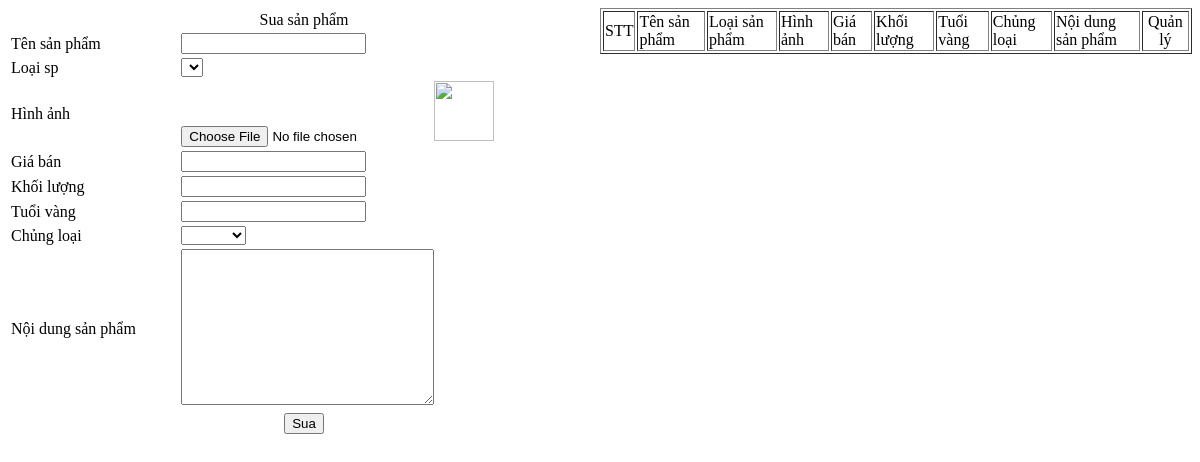
Page /admin/module/sanpham/sua.php on the earlier database version.
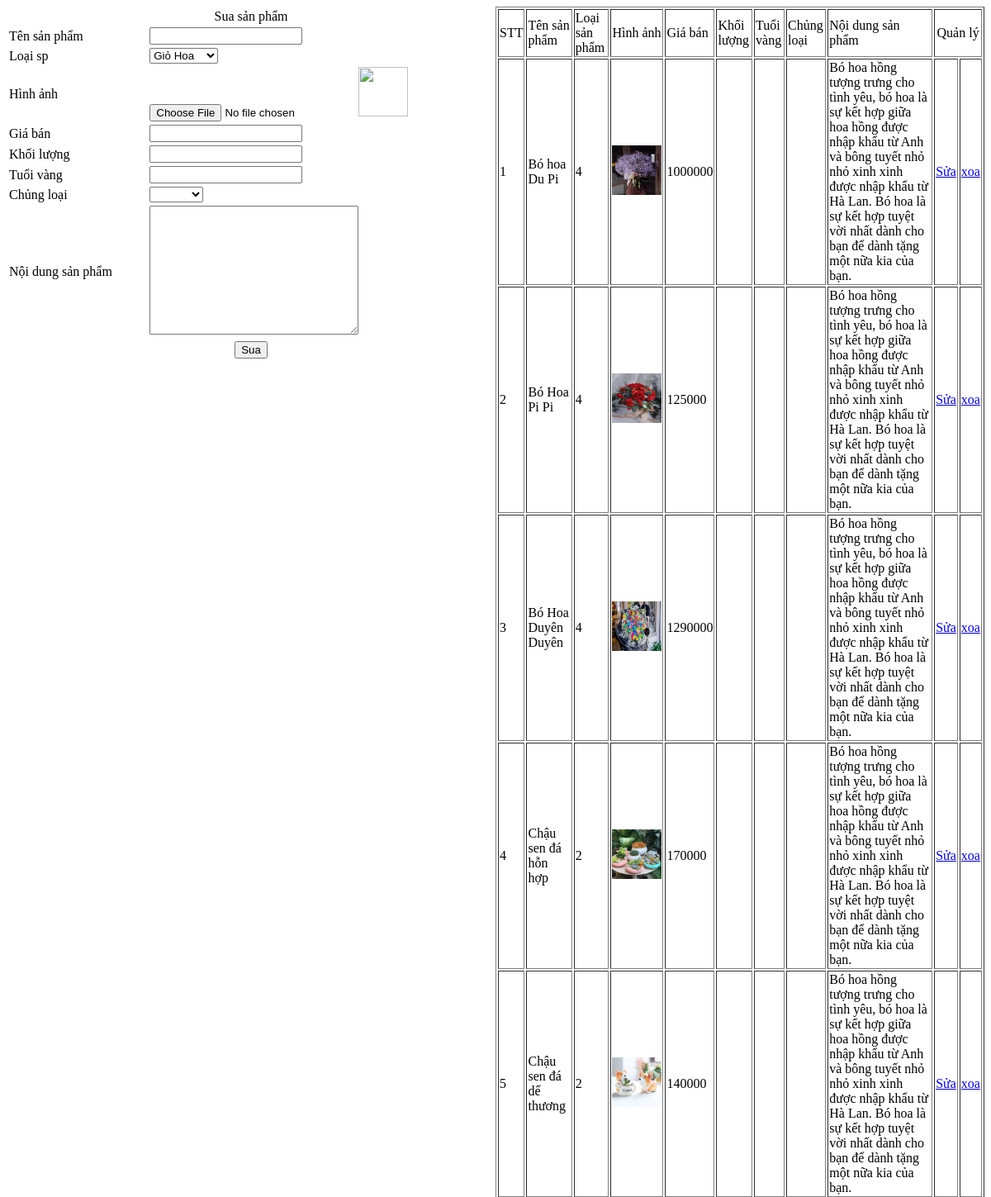
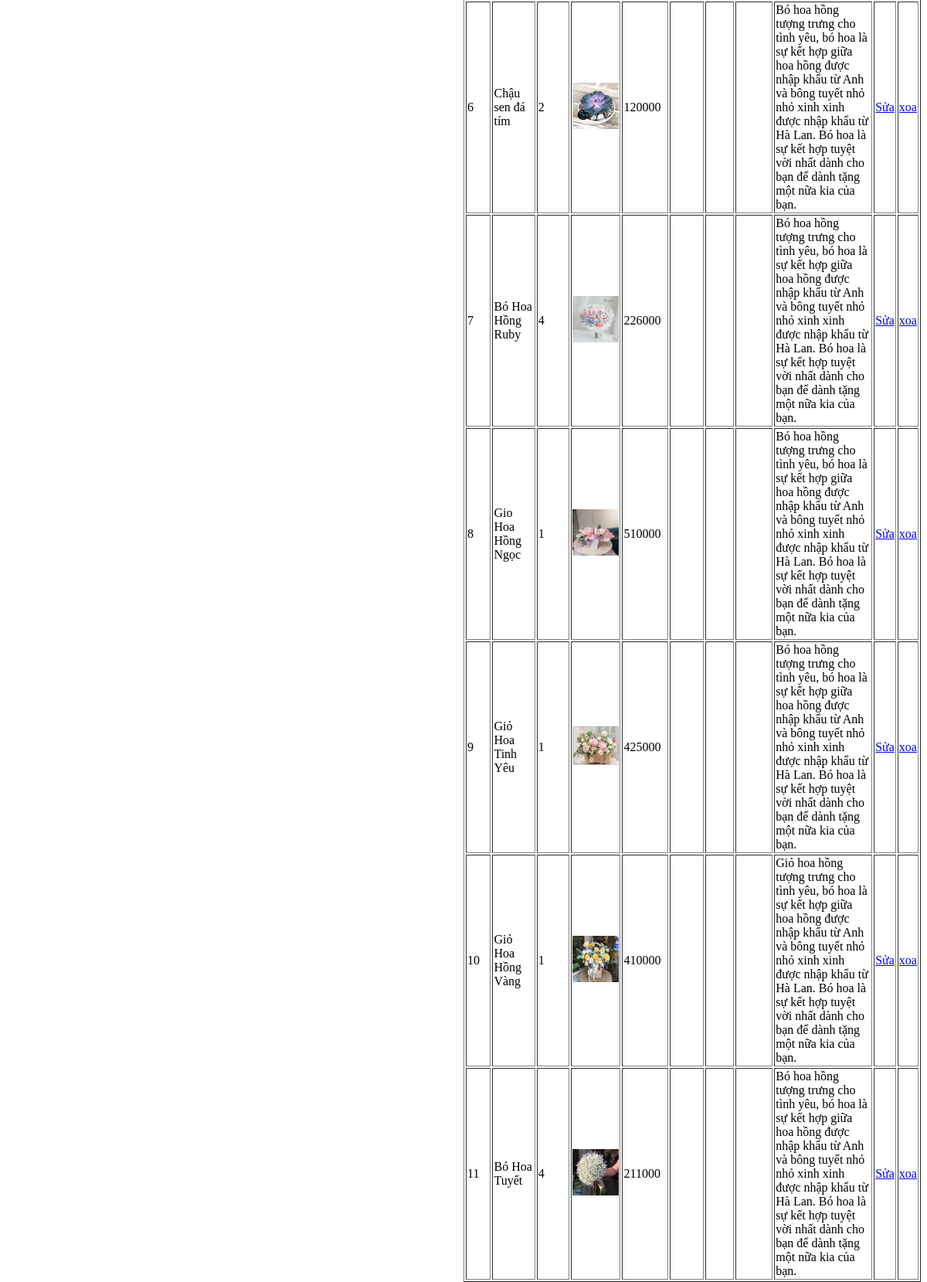
Same page on the later database version (2 pictures, top to bottom).
### tables this page shows
CREATE TABLE `sanpham` (
  `idsp` int(11) NOT NULL,
  `tensp` varchar(256) NOT NULL,
  `hinhanh` varchar(256) NOT NULL,
  `idloaisp` int(11) NOT NULL,
  `gia` int(11) NOT NULL,
  `noidung` varchar(256) NOT NULL
);

### admin/module/sanpham/sua.php (the view, shortened to what this page needs)
<!doctype html>
<html>
<head>
<?php
    $servername = "localhost";
	$username = "root";
	$password = "";
	$dbname = "new";
	$conn = mysqli_connect($servername, $username, $password, $dbname);
	@$id = (int)$_GET['id'];
	$sql="select * from sanpham where idsp='$id'";
	$run=mysqli_query($conn, $sql);
	$row=mysqli_fetch_array($run);
?>
<form action="module/sanpham/xuli.php?id=<?php echo $row['idsp']?>" method="post" enctype="multipart/form-data">
<table width="50%" align="left" padding="5px">
	<tr>
		<td colspan="2"><div align="center">Sua sản phẩm</div></td>
	</tr>
	<tr>
		<td>Tên sản phẩm</td>
		<td><input type="text" name="tensp" value="<?php echo $row['tensp']?>"></td>
	</tr>
	<?php
			$sql_loaisp="select * from loaisp";
			$run_loaisp=mysqli_query($conn, $sql_loaisp);
	?>
		<tr>
			<td>Loại sp</td>
			<td><Select name="loaisp">
			<?php
			while($dong_loaisp=mysqli_fetch_array($run_loaisp)){
				if($dong['idloaisp'] == $dong_loaisp['idloaisp']){
				?>
				<Option selected="selected" value="<?php echo $dong_loaisp['idloaisp'] ?>" ><?php echo $dong_loaisp['tenloaisp'] ?></Option>
				<?php
			}else{
			?>
				<Option value="<?php echo $dong_loaisp['idloaisp'] ?>"><?php echo $dong_loaisp['tenloaisp'] ?></Option>
				<?php
			}
			}
			?>
			</select></td>
		</tr>
		<td>Hình ảnh</td>
		<td><input type="file" name="hinhanh"><img src="module/sanpham/img/<?php echo $row['hinhanh'] ?>" width="60" height="60" /></td>
	<tr>
		<td>Giá bán</td>
		<td><input type="text" name="giadexuat" value="<?php echo $row['gia']?>"></td>
	</tr>
		<tr>
		<td>Khối lượng</td>
		<td><input type="text" name="khoiluong" value="<?php echo $row['khoiluong']?>"></td>
	</tr>
		<tr>
		<td>Tuổi vàng</td>
		<td><input type="text" name="tuoivang" value="<?php echo $row['tuoivang']?>"></td>
	</tr>
	<tr>
			<td>Chủng loại</td>
			<td><Select name="chungloaisp">
				<option><?php echo $row['chungloai'];?></option>
				<option>Nam</option>
			</select></td>
		</tr>
	<tr>
		<td>Nội dung sản phẩm</td>
		<td><textarea name="mota" cols="29" rows="10"><?php echo $row['noidung']?></textarea></td>
	</tr>
	<tr>
		<td colspan="2">
			<div align="center">
				<input type="submit" name="sua" id="sua" value="Sua">
			</div>
		</td>
	</tr>
</table>
</form>
</head>
<body>
</body>
</html>
<?php
$servername = "localhost";
$username = "root";
$password = "";
$dbname = "new";
$conn = mysqli_connect($servername, $username, $password, $dbname);
$sql="select * from sanpham order by idsp desc";
$run = mysqli_query($conn,$sql);
?>
 <table width="50%" border="1" align="right">
	<tr>
		<td>STT</td>
		<td>Tên sản phẩm</td>
		<td>Loại sản phẩm</td>
		<td>Hình ảnh</td>
		<td>Giá bán</td>
		<td>Khối lượng</td>
		<td>Tuổi vàng</td>
		<td>Chủng loại</td>
		<td>Nội dung sản phẩm</td>
		<td colspan="2" align="center">Quản lý</td>
	</tr>
	<?php
		$i=1;
		while($dong= mysqli_fetch_array($run)) {
	?>
	<tr>
		<td><?php echo $i; ?></td>
		<td><?php echo $dong['tensp']; ?></td>
		<td><?php echo $dong['idloaisp']; ?></td>
		<td><img src="module/sanpham/img/<?php echo $dong['hinhanh']?>" width="60" height="60"></td>
		<td><?php echo $dong['gia']; ?></td>
		<td><?php echo $dong['khoiluong']; ?></td>
		<td><?php echo $dong['tuoivang']; ?></td>
		<td><?php echo $dong['chungloai']; ?></td>
		<td><?php echo $dong['noidung']; ?></td>
		<td><a href="tc.php?sanpham=quanlisanpham&ac=sua&id=<?php echo $dong['idsp'] ?>">Sửa</a></td>
		<td><a href="module/sanpham/xuli.php?id=<?php echo $dong['idsp']?>"> xoa </a></td>
	</tr>
	<?php
		$i++;
		}
	?>
</table>

Differences in the rows shown:
added sanpham: tensp "Bó hoa Du Pi", idloaisp "4", hinhanh (picture), gia "1000000", noidung "Bó hoa hồng tượng trưng cho tình yêu, bó hoa là sự kết hợp giữa hoa hồng được nhập khẩu từ Anh và bông tuyết nhỏ nhỏ xinh xinh được nhập khẩu từ Hà Lan. Bó hoa là sự kết hợp tuyệt vời nhất dành cho bạn để dành tặng một nữa kia của bạn."
added sanpham: tensp "Bó Hoa Pi Pi", idloaisp "4", hinhanh (picture), gia "125000", noidung "Bó hoa hồng tượng trưng cho tình yêu, bó hoa là sự kết hợp giữa hoa hồng được nhập khẩu từ Anh và bông tuyết nhỏ nhỏ xinh xinh được nhập khẩu từ Hà Lan. Bó hoa là sự kết hợp tuyệt vời nhất dành cho bạn để dành tặng một nữa kia của bạn."
added sanpham: tensp "Bó Hoa Duyên Duyên", idloaisp "4", hinhanh (picture), gia "1290000", noidung "Bó hoa hồng tượng trưng cho tình yêu, bó hoa là sự kết hợp giữa hoa hồng được nhập khẩu từ Anh và bông tuyết nhỏ nhỏ xinh xinh được nhập khẩu từ Hà Lan. Bó hoa là sự kết hợp tuyệt vời nhất dành cho bạn để dành tặng một nữa kia của bạn."
added sanpham: tensp "Chậu sen đá hỗn hợp", idloaisp "2", hinhanh (picture), gia "170000", noidung "Bó hoa hồng tượng trưng cho tình yêu, bó hoa là sự kết hợp giữa hoa hồng được nhập khẩu từ Anh và bông tuyết nhỏ nhỏ xinh xinh được nhập khẩu từ Hà Lan. Bó hoa là sự kết hợp tuyệt vời nhất dành cho bạn để dành tặng một nữa kia của bạn."
added sanpham: tensp "Chậu sen đá dể thương", idloaisp "2", hinhanh (picture), gia "140000", noidung "Bó hoa hồng tượng trưng cho tình yêu, bó hoa là sự kết hợp giữa hoa hồng được nhập khẩu từ Anh và bông tuyết nhỏ nhỏ xinh xinh được nhập khẩu từ Hà Lan. Bó hoa là sự kết hợp tuyệt vời nhất dành cho bạn để dành tặng một nữa kia của bạn."
added sanpham: tensp "Chậu sen đá tím", idloaisp "2", hinhanh (picture), gia "120000", noidung "Bó hoa hồng tượng trưng cho tình yêu, bó hoa là sự kết hợp giữa hoa hồng được nhập khẩu từ Anh và bông tuyết nhỏ nhỏ xinh xinh được nhập khẩu từ Hà Lan. Bó hoa là sự kết hợp tuyệt vời nhất dành cho bạn để dành tặng một nữa kia của bạn."
added sanpham: tensp "Bó Hoa Hồng Ruby", idloaisp "4", hinhanh (picture), gia "226000", noidung "Bó hoa hồng tượng trưng cho tình yêu, bó hoa là sự kết hợp giữa hoa hồng được nhập khẩu từ Anh và bông tuyết nhỏ nhỏ xinh xinh được nhập khẩu từ Hà Lan. Bó hoa là sự kết hợp tuyệt vời nhất dành cho bạn để dành tặng một nữa kia của bạn."
added sanpham: tensp "Gio Hoa Hồng Ngọc", idloaisp "1", hinhanh (picture), gia "510000", noidung "Bó hoa hồng tượng trưng cho tình yêu, bó hoa là sự kết hợp giữa hoa hồng được nhập khẩu từ Anh và bông tuyết nhỏ nhỏ xinh xinh được nhập khẩu từ Hà Lan. Bó hoa là sự kết hợp tuyệt vời nhất dành cho bạn để dành tặng một nữa kia của bạn."
added sanpham: tensp "Giỏ Hoa Tinh Yêu", idloaisp "1", hinhanh (picture), gia "425000", noidung "Bó hoa hồng tượng trưng cho tình yêu, bó hoa là sự kết hợp giữa hoa hồng được nhập khẩu từ Anh và bông tuyết nhỏ nhỏ xinh xinh được nhập khẩu từ Hà Lan. Bó hoa là sự kết hợp tuyệt vời nhất dành cho bạn để dành tặng một nữa kia của bạn."
added sanpham: tensp "Giỏ Hoa Hồng Vàng", idloaisp "1", hinhanh (picture), gia "410000", noidung "Giỏ hoa hồng tượng trưng cho tình yêu, bó hoa là sự kết hợp giữa hoa hồng được nhập khẩu từ Anh và bông tuyết nhỏ nhỏ xinh xinh được nhập khẩu từ Hà Lan. Bó hoa là sự kết hợp tuyệt vời nhất dành cho bạn để dành tặng một nữa kia của bạn."
added sanpham: tensp "Bó Hoa Tuyết", idloaisp "4", hinhanh (picture), gia "211000", noidung "Bó hoa hồng tượng trưng cho tình yêu, bó hoa là sự kết hợp giữa hoa hồng được nhập khẩu từ Anh và bông tuyết nhỏ nhỏ xinh xinh được nhập khẩu từ Hà Lan. Bó hoa là sự kết hợp tuyệt vời nhất dành cho bạn để dành tặng một nữa kia của bạn."
Other differences:
form field loaisp: (not shown) → "Giỏ Hoa"
